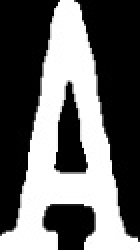
#> input picture card_imgs/Ace.jpg, 70 x 125 px (shown 2 times larger)
$ python card_detect_standalone.py   (older library calls are emulated)
#> lines starting #> are read from the running program, lines starting #| are printed output that depends on the picture
### card_setup.py
""" Experiment with card detection and filtering using OpenCV """
''' SoftDes MP4: Interactive Programming - Isaac Vandor & Raquel Dunoff '''
''' Card rank/suit training and classification'''


# Import necessary packages
import numpy as np
import cv2
import time

'''
Variables for dimensions, thresholding, and calculating difference between
unknown and training cards
'''

# Light threshold levels
background_threshold = 60
card_threshold = 30

# Width and height of card corner
corner_width = 32
corner_height = 84

# Dimensions of rank training images
rank_width = 70
rank_height = 125

# Dimensions of suit training images
suit_width = 70
suit_height = 100

# Maximum differences between cards for rank & suit
max_rank_difference = 2000
max_suit_difference = 700

# Maximum/Minimum card area dimensions
max_card_area = 120000
min_card_area = 25000

# Fonts....cuz apparently opencv loves the Hershey font
font = cv2.FONT_HERSHEY_DUPLEX

'''
Create clases to store unknown card information and training data
'''

class Unknown_card:
    '''Structure to store information about unknown cards in the image frame.'''

    # [12 lines left out: function __init__, not called in this run]

class Rank_training:
    """Structure to store information about card rank images."""

    def __init__(self):
        self.img = [] # Thresholded, sized rank image
        self.name = "Placeholder"

class Suit_training:
    """Structure to store information about card suit images."""

    def __init__(self):
        self.img = [] # Thresholded, sized suit image
        self.name = "Placeholder"

'''Functions to handle rank and suit sorting'''

def load_ranks(filepath):
    '''Load rank images from directory and store
    them in a list of rank_training objects.'''
#> called with filepath = 'card_imgs/'

    rank_training = []
    i = 0

    for Rank in ['Ace','Two','Three','Four','Five','Six','Seven',
                 'Eight','Nine','Ten','Jack','Queen','King']:
        rank_training.append(Rank_training())
        rank_training[i].name = Rank
        filename = Rank + '.jpg'
        rank_training[i].img = cv2.imread(filepath+filename, cv2.IMREAD_GRAYSCALE)
        i = i + 1
#> i = 1

    return rank_training

def load_suits(filepath):
    '''Load suit images from directory and store
    them in a list of suit_training objects.'''
#> called with filepath = 'card_imgs/'

    suit_training = []
    i = 0

    for Suit in ['Spades','Diamonds','Clubs','Hearts']:
        suit_training.append(Suit_training())
        suit_training[i].name = Suit
        filename = Suit + '.jpg'
        suit_training[i].img = cv2.imread(filepath+filename, cv2.IMREAD_GRAYSCALE)
        i = i + 1
#> i = 1

    return suit_training

def preprocess_image(image):
    '''Returns a grayed, blurred, and thresholded camera image.'''

    gray = cv2.cvtColor(image,cv2.COLOR_BGR2GRAY)
    blur = cv2.GaussianBlur(gray,(5,5),0)

    '''
    Tries to adaptively change threshold based on lighting conditions
    A background pixel in the center top of the image is sampled to determine
    its intensity.
    '''
    img_width, img_height = np.shape(image)[:2]
    background_level = gray[int(img_height/100)][int(img_width/2)]
    threshold_level = background_threshold + background_level

    retval, threshold = cv2.threshold(blur,threshold_level,255,cv2.THRESH_BINARY)

    return threshold

def find_cards(threshold_image):
    '''Finds all card-sized contours in a thresholded camera image.
    Returns the number of cards and a list of card contours sorted
    from largest to smallest.'''

    # Find contours and sort their indices by contour size
    dummy,contours,hierarchy = cv2.findContours(threshold_image,cv2.RETR_TREE,cv2.CHAIN_APPROX_SIMPLE)
    index_sort = sorted(range(len(contours)), key=lambda i : cv2.contourArea(contours[i]),reverse=True)

    # If there are no contours, do nothing
    if len(contours) == 0:
        return [], []

    # Otherwise, initialize empty sorted contour and hierarchy lists
    contours_sort = []
    hierarchy_sort = []
    contour_is_card = np.zeros(len(contours),dtype=int)

    # Fill empty lists with sorted contour and sorted hierarchy. Now,
    # the indices of the contour list still correspond with those of
    # the hierarchy list. The hierarchy array can be used to check if
    # the contours have parents or not.
    for i in index_sort:
        contours_sort.append(contours[i])
        hierarchy_sort.append(hierarchy[0][i])

    '''
    Determine which of the contours are cards by applying the
    following criteria:
    1) smaller area than the maximum card size
    2) bigger area than the minimum card size
    3) have no parents
    4) have four corners
    '''
    for i in range(len(contours_sort)):
        size = cv2.contourArea(contours_sort[i])
        perimeter = cv2.arcLength(contours_sort[i],True)
        approx = cv2.approxPolyDP(contours_sort[i],0.01*perimeter,True)

        if ((size < max_card_area) and (size > min_card_area)
            and (hierarchy_sort[i][3] == -1) and (len(approx) == 4)):
            contour_is_card[i] = 1

    return contours_sort, contour_is_card

# [225 lines left out: functions preprocess_card, match_card, draw_results, flattener, not called in this run]

### card_detect_standalone.py
""" Experiment with card detection and filtering using OpenCV """
''' SoftDes MP4: Interactive Programming - Isaac Vandor & Raquel Dunoff '''
''' Open camera and show detected card'''

# Import necessary packages
import cv2
import numpy as np
import time
import os
import card_setup

# Define constants and initialize variables

# Camera settings
IM_WIDTH = 1280
IM_HEIGHT = 720
FRAME_RATE = 10

## Define font to use
font = cv2.FONT_HERSHEY_DUPLEX

# Initialize camera object and video feed from the camera. Change integer to reflect internal webcam versus usb webcam.
video_stream = cv2.VideoCapture(1)
time.sleep(1) # Give the camera time to warm up

# Load the train rank and suit images
path = os.path.dirname(os.path.abspath(__file__))
train_ranks = card_setup.load_ranks( path + '/card_imgs/')
train_suits = card_setup.load_suits( path + '/card_imgs/')
#> train_suits = 4 items


'''
Grab frames from the video stream
and process them to find and identify playing cards.
'''

cam_quit = 0 # Loop control variable

# Begin capturing frames
while cam_quit == 0:

    # Grab frame from video stream
    #image = videostream.read()
    ret, image = video_stream.read()
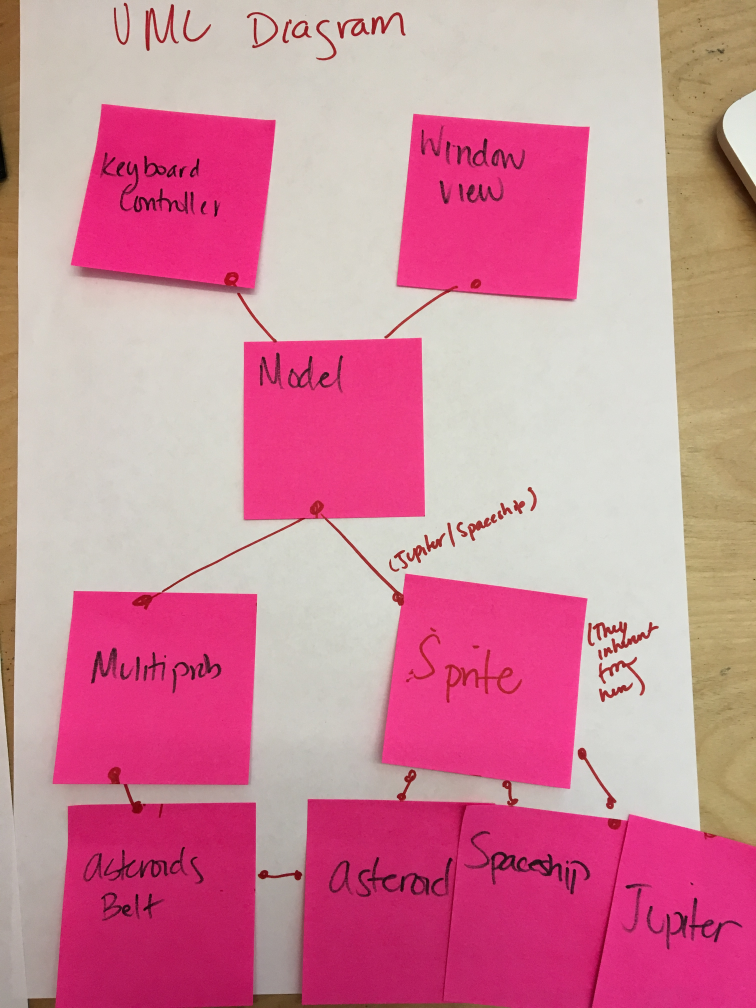
#> input picture IMG_1338.JPG, 3024 x 4032 px, given in place of the camera (shown at 1/4 size)
#> image is the input picture: shape (4032, 3024, 3); mean B, G, R 154.1, 135.3, 207.1

    # Pre-process camera image (gray, blur, and threshold it)
    pre_proc = card_setup.preprocess_image(image)
#> in preprocess_image, `gray = cv2.cvtColor(image,cv2.COLOR_BGR2GRAY)`:
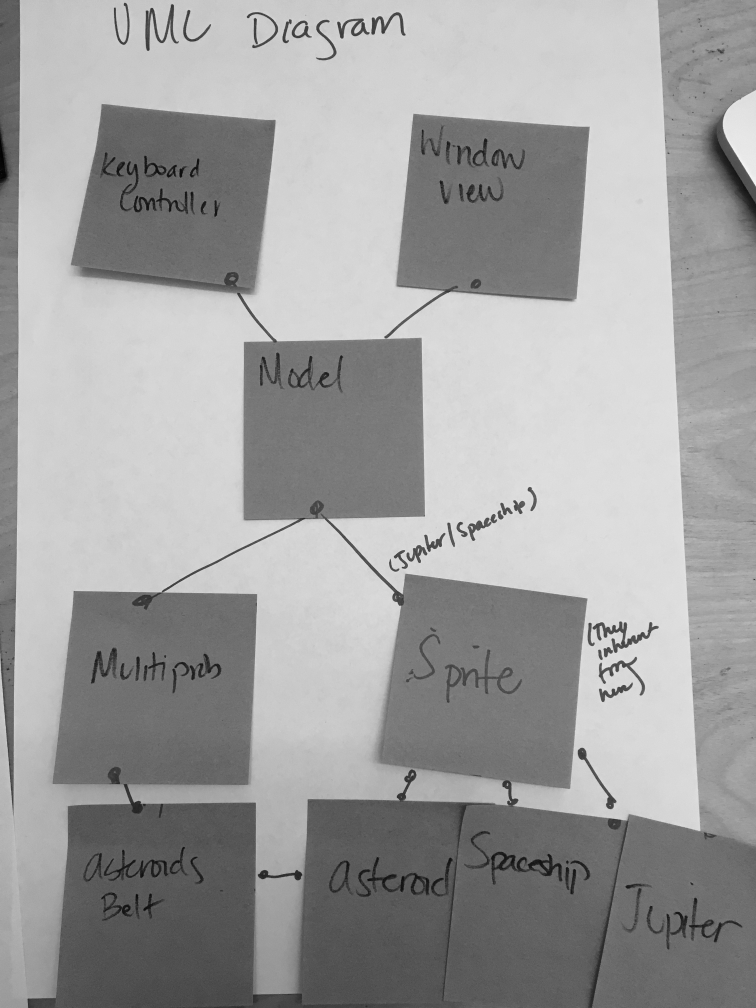
#> gray: shape (4032, 3024) (shown at 1/4 size); min 0, max 254, mean 158.9
#> in preprocess_image, `background_level = gray[int(img_height/100)][int(img_width/2)]`: background_level = 208
#> in preprocess_image, `threshold_level = background_threshold + background_level`: threshold_level = 268
#> in preprocess_image, `retval, threshold = cv2.threshold(blur,threshold_level,255,cv2.THRESH_..`: threshold: shape (4032, 3024); every value is 0

    # Find and sort the contours of all cards in the image (query cards)
    contours_sort, contour_is_card = card_setup.find_cards(pre_proc)
#> in find_cards, `dummy,contours,hierarchy = cv2.findContours(threshold_image,cv2.RETR_T..`: contours = []
#> contours_sort = []; contour_is_card = []

    # If there are no contours, do nothing
    if len(contours_sort) != 0:

        # Initialize a new "cards" list to assign the card objects w/ k as index.
        cards = []
        k = 0

        # For each contour detected:
        for i in range(len(contours_sort)):
            if (contour_is_card[i] == 1):

                # Append card object and run preprocess_card func. to generate
                # flattened image and isolate card suit and rank
                cards.append(card_setup.preprocess_card(contours_sort[i],image))

                # Find the best rank and suit match for the card.
                cards[k].best_rank_match,cards[k].best_suit_match,cards[k].rank_diff,cards[k].suit_diff = card_setup.match_card(cards[k],train_ranks,train_suits)

                # Draw center point and match result on the image.
                image, rank_name, suit_name = card_setup.draw_results(image, cards[k])
                k = k + 1

        # Draw card contours on image
        if (len(cards) != 0):
            temp_contours = []
            for i in range(len(cards)):
                temp_contours.append(cards[i].contour)
            cv2.drawContours(image,temp_contours, -1, (0,0,0), 3)
            cv2.drawContours(image,temp_contours, -1, (255,150,20), 2)

    # Finally, display the image
    cv2.imshow("Playing Card Detector",image)

    # Poll the keyboard. If 'q' is pressed, exit the program.
    key = cv2.waitKey(1) & 0xFF
#> (key q is pressed here)
    if key == ord("q"):
        cam_quit = 1


# Close all windows and close the video feed.
cv2.destroyAllWindows()
#> (the run stopped early here; a loop or call above may not have finished)
